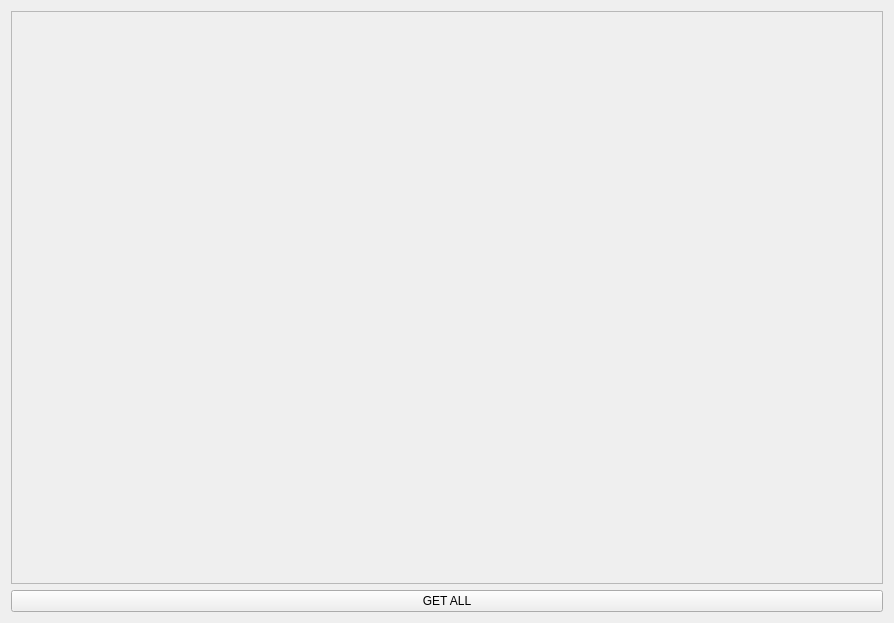
<?xml version="1.0" encoding="UTF-8"?>
<ui version="4.0">
 <class>RawDataHandler</class>
 <widget class="QWidget" name="RawDataHandler">
  <property name="geometry">
   <rect>
    <x>0</x>
    <y>0</y>
    <width>894</width>
    <height>623</height>
   </rect>
  </property>
  <property name="windowTitle">
   <string>Form</string>
  </property>
  <layout class="QVBoxLayout" name="verticalLayout">
   <item>
    <widget class="QScrollArea" name="scrollArea">
     <property name="widgetResizable">
      <bool>true</bool>
     </property>
     <widget class="QWidget" name="scrollAreaWidgetContents">
      <property name="geometry">
       <rect>
        <x>0</x>
        <y>0</y>
        <width>874</width>
        <height>569</height>
       </rect>
      </property>
      <layout class="QVBoxLayout" name="verticalLayout_2">
       <item>
        <widget class="QWidget" name="siteList" native="true"/>
       </item>
      </layout>
     </widget>
    </widget>
   </item>
   <item>
    <widget class="QPushButton" name="pushButtonGetAll">
     <property name="text">
      <string>GET ALL</string>
     </property>
    </widget>
   </item>
  </layout>
 </widget>
 <resources/>
 <connections/>
</ui>
